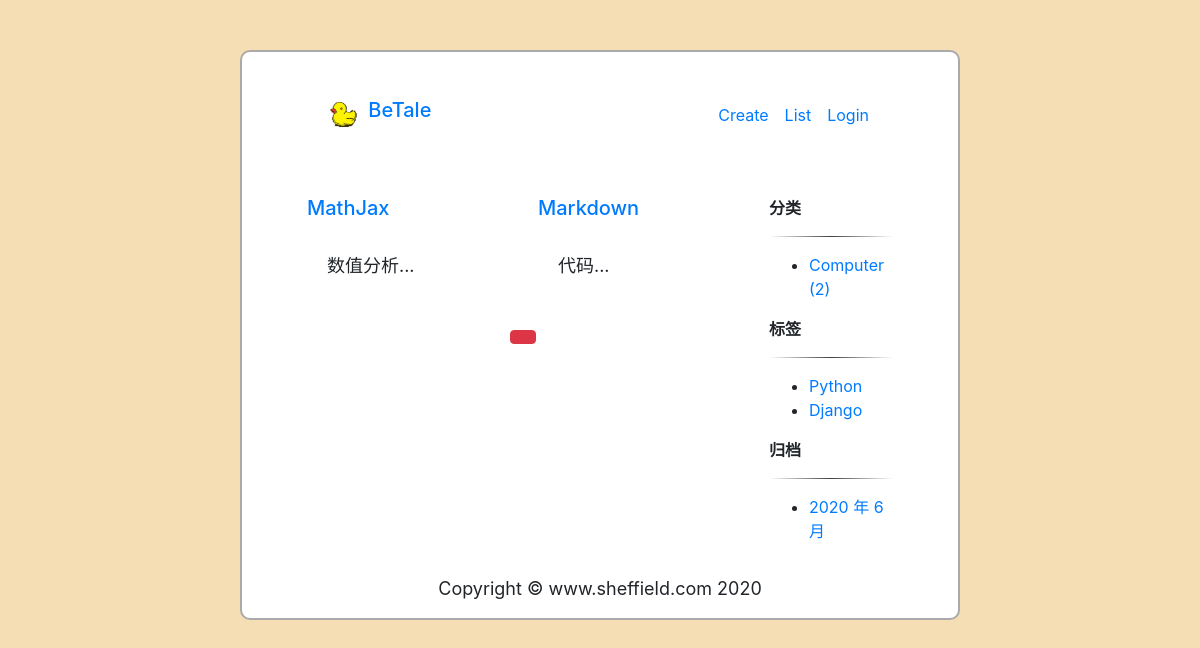
Screenshot of /article/categories/1/ with the database file from the repository.
### article/models.py (models this page shows, shortened)
class Post(models.Model):
    author = models.ForeignKey(User, verbose_name='作者', on_delete=models.CASCADE)
    title = models.CharField('标题', max_length=100)
    body = models.TextField('正文')
    excerpt = models.CharField('摘要', max_length=200, blank=True)
    created = models.DateTimeField('创建时间', default=timezone.now)
    updated = models.DateTimeField('修改时间', auto_now=True)
    category = models.ForeignKey(Category, verbose_name='分类', on_delete=models.CASCADE)
    tags = models.ManyToManyField(Tag, verbose_name='标签', blank=True)
    class Meta:
        ordering = ('-created',)
        verbose_name = '文章'
        verbose_name_plural = verbose_name

class Category(models.Model):
    class Meta:
        verbose_name = '分类'
        verbose_name_plural = verbose_name
    name = models.CharField(max_length=100)

class Tag(models.Model):
    class Meta:
        verbose_name = '标签'
        verbose_name_plural = verbose_name
    name = models.CharField(max_length=100)

### article/views.py (the view)
# urls.py: path('categories/<int:pk>/', views.category, name='category'),
def category(request, pk):
    cate = get_object_or_404(Category, pk=pk)
    articles = Post.objects.filter(category=cate)
    return render(request, 'article/index.html', context={'articles': articles})

### article/templatetags/article_extras.py (called while the page is built)
@register.inclusion_tag('article/inclusions/_tags.html', takes_context=True)
def show_tags(context):
    return {
        'tag_list': Tag.objects.all(),
    }

@register.inclusion_tag('article/inclusions/_archives.html', takes_context=True)
def show_archives(context):
    return {
        'date_list': Post.objects.dates('created', 'month', order='DESC'),
    }

@register.inclusion_tag('article/inclusions/_categories.html', takes_context=True)
def show_categories(context):
    category_list = Category.objects.annotate(num_posts=Count('post')).filter(num_posts__gt=0)
    return {
        'category_list': category_list,
    }

### templates/article/index.html (shortened to what this page needs)
{% extends "base.html" %}
{% load static %}
{% load article_extras %}
{% block content %}
<div class="container">
    <div class="row">
        <div class="col-9 mt-5">
            <div class="main row">
                {% for article in articles %}
                <div class="col-6 mb-4">
                    <div class="card-title">
                        <a href="{% url 'article:detail' article.id %}">
                            <h5>{{ article.title }}</h5>
                        </a>
                    </div>
                    <div class="card-body">
                        <p class="card-text">{{ article.excerpt }}...</p>
                    </div>
                </div>
                {% endfor %}
            </div>
            <div class="pagination">
                <div class="m-auto">
                    <span class="step-links">
                        <span class="current btn btn-danger btn-md">
                        </span>
                    </span>
                </div>
            </div>
        </div>
        <div class="col-3 mt-5">
            {% show_categories %}
            {% show_tags %}
            {% show_archives %}
        </div>
    </div>
</div>
{% endblock content %}

### templates/article/inclusions/_categories.html
<div class="widget widget-category">
    <b class="widget-title">分类</b>
    <hr>
    <ul>
        {% for category in category_list %}
        <li>
            <a href="{% url 'article:category' category.pk %}">
                {{ category.name }}
                <span class="post-count">({{ category.num_posts }})</span>
            </a>
        </li>
        {% empty %}
        暂无分类！
        {% endfor %}
    </ul>
</div>

### templates/article/inclusions/_tags.html
<div class="widget widget-tag-cloud">
    <b class="widget-title">标签</b>
    <hr>
    <ul>
        {% for tag in tag_list %}
        <li>
            <a href="{% url 'article:tag' tag.pk %}" style="text-decoration: none;">
                {{ tag.name }}
            </a>
        </li>
        {% empty %}
        暂无标签！
        {% endfor %}
    </ul>
</div>

### static/custom/base.css (style rules this page uses)
body { background-color: wheat; }
p { font-size: large; line-height: 150%; }
hr { border: 0; height: 1px; background-image: linear-gradient(to right, rgba(0, 0, 0, 0), rgba(0, 0, 0, 0.75), rgba(0, 0, 0, 0)); }

### rows the page displays
Post: title "MathJax", excerpt "数值分析"
Post: title "Markdown", excerpt "代码"
Category: name "Computer", num_posts "2"
Tag: name "Python"
Tag: name "Django"

### other values shown
{{ date.year }} "2020"
{{ date.month }} "6"
